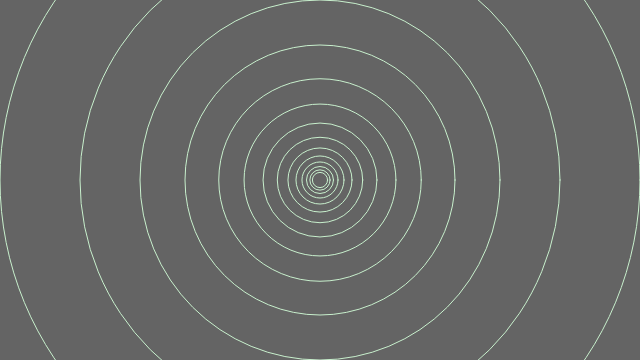
Frame 1 (no input)
Frame 2 (the mouse pressed at the canvas centre, redrawn once): identical to frame 1, image omitted

The p5.js sketch that drew this single still picture (run headless with seeded random() and noise() and a simulated clock; the mouse was pressed at the canvas centre and the sketch redrawn once):

// p5.js sketch
// ── sketch.js
function setup(){
	createCanvas(640,360);
}
function draw(){
	background(100);
	drawCircle(width/2,height/2,width);
	noLoop();
}

function drawCircle(x,y,r) {
  stroke(200, 240, 205); //color circle
  noFill();
  ellipse(x, y, r, r);
  // Exit condition, stop when radius is too small
  if(r > 20) {
    r *= 0.75;
    // Call the function inside the function! (recursion!)
    drawCircle(x, y, r);   
  }       
  }
